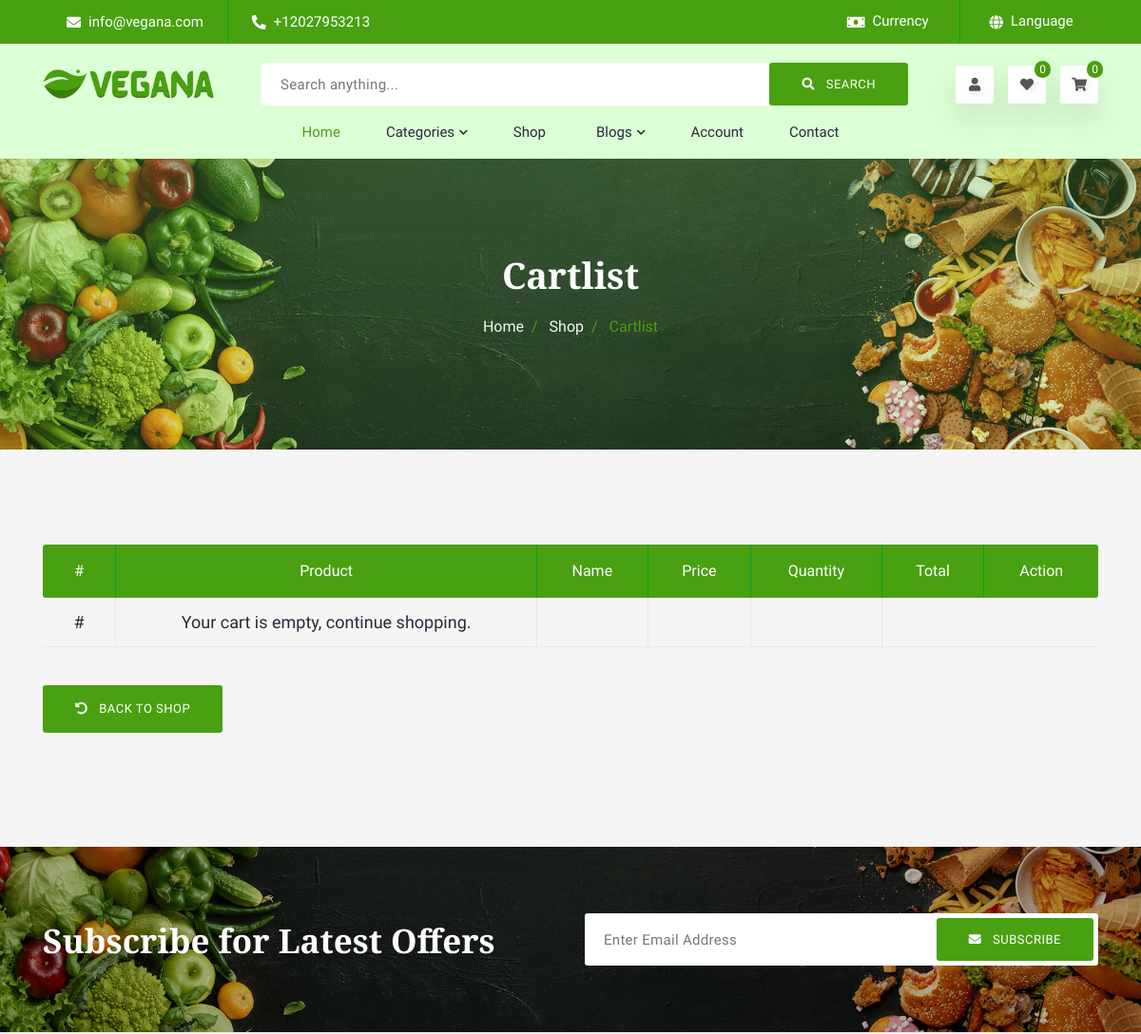
/cart/ (signed in, upper part), run on an earlier commit of the app's database.
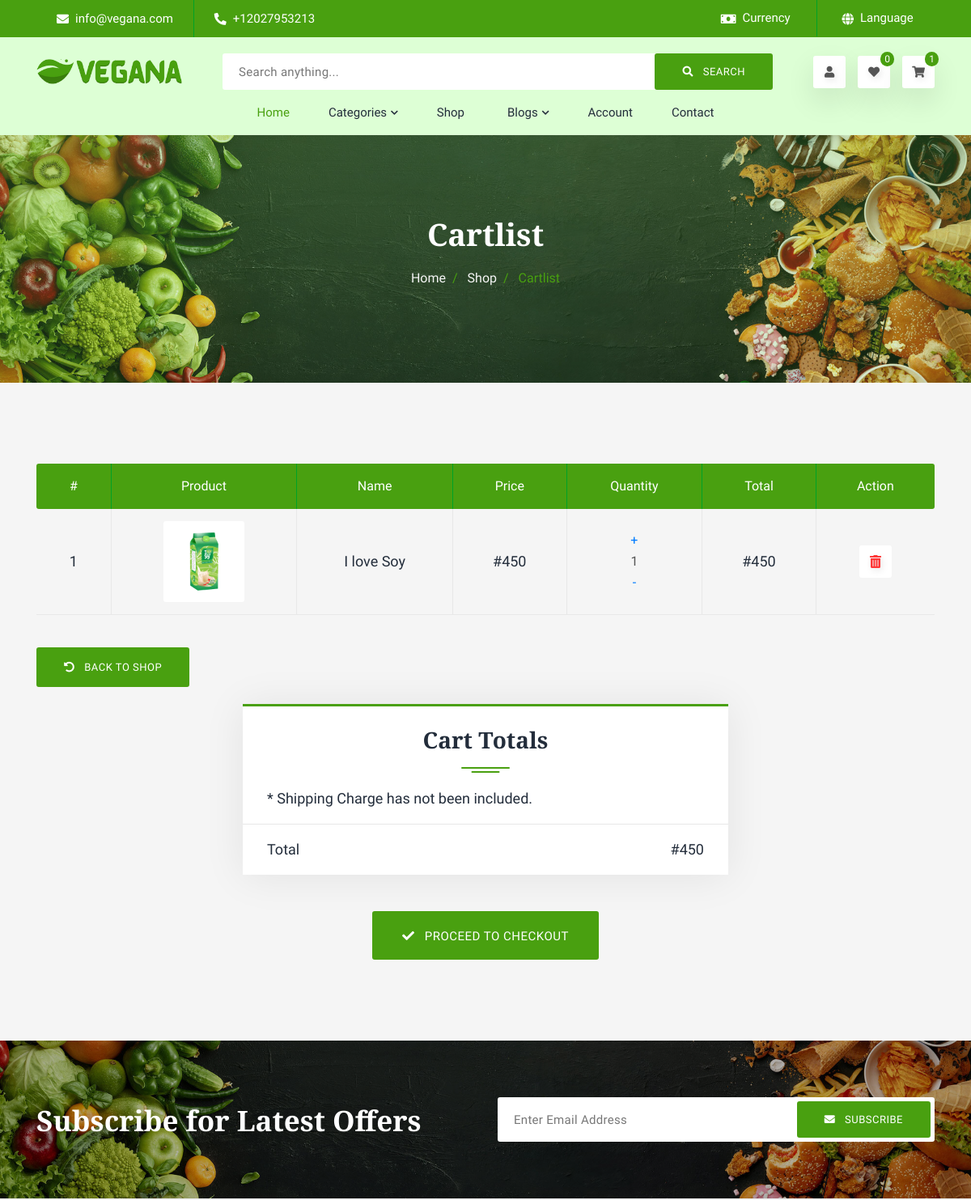
And on a later commit of the database.
### store/models.py (models this page shows, shortened)
class Order(models.Model):
    user = models.ForeignKey(get_user_model(), on_delete=models.CASCADE)
    items = models.ManyToManyField(OrderItem)
    date_created = models.DateTimeField(auto_now_add=True)
    ordered_date = models.DateTimeField()
    ordered = models.BooleanField(default=False)
    billing = models.ForeignKey('BillingAdd', on_delete=models.SET_NULL, null=True)
    shipping = models.ForeignKey('ShippingAdd', on_delete=models.SET_NULL, null=True)
    details = models.ForeignKey('OrderDetail', on_delete=models.SET_NULL, null=True)
    ref = models.CharField(max_length=50, null=True, blank=True, unique=True,)
    def get_order_total(self):
        all_items = self.items.all()
        total = 0
        if all_items.exists():
            for item in all_items:
                total += item.get_item_total_price()
            return total
        else:
            return total
    class Meta:
        ordering = ['-date_created']

class Wishlist(models.Model):
    user = models.ForeignKey(get_user_model(), on_delete=models.CASCADE)
    items = models.ManyToManyField(WishItem)
    date_created = models.DateTimeField(auto_now_add=True)
    ordered_date = models.DateTimeField()
    ordered = models.BooleanField(default=False)
    class Meta:
        ordering = ['-date_created']

class OrderItem(models.Model):
    product = models.ForeignKey(Product, on_delete=models.CASCADE)
    user = models.ForeignKey(get_user_model(), on_delete=models.CASCADE)
    quantity = models.IntegerField(default=1)
    ordered = models.BooleanField(default=False)
    def get_item_total_price(self):
        return self.quantity * self.product.get_price()

class Product(models.Model):
    name = models.CharField(max_length=150)
    actual_price = models.IntegerField()
    discount_price = models.IntegerField(null=True, blank=True)
    category = models.ForeignKey(Category, on_delete=models.SET_NULL, null=True, blank=True)
    tags = models.ManyToManyField(Tag, related_name='tag', blank=True)
    slug = models.SlugField(unique=True, editable=False)
    description = models.TextField(max_length=3000, default="This is an auto generated product description.")
    featured_image = models.ImageField(null=True, blank=True)
    is_on_sale = models.BooleanField(default=True)
    created = models.DateTimeField(auto_now_add=True)
    shipping_fee = models.IntegerField(default=0)
    def get_price(self):
        if self.discount_price:
            return self.discount_price
        else:
            return self.actual_price

### store/views.py (the view)
# urls.py: path("cart/", views.Cart, name="cart"),
@login_required
def Cart(request):
    all_categories = Category.objects.all()
    order_qs = Order.objects.filter(user=request.user, ordered=False)
    if order_qs.exists():
        order = order_qs[0]
        order_items = order.items.all()
        cart_total = order.get_order_total()
        context = {
            'order_items': order_items,
            'all_categories': all_categories,
            'cart_total': cart_total,
        }
        return render(request, 'store/cartlist.html', context)
    else:
        messages.info(request, "You do not have an active order")
        return redirect('store:home')

### store/templatetags/orderitem_count.py (called while the page is built)
@register.filter
def cart_item_count(user):
    order_qs = Order.objects.filter(user=user, ordered=False)
    if order_qs.exists():
        order = order_qs[0]
        return order.items.count()
    else:
        return 0

@register.filter
def wishlist_item_count(user):
    wishlist_qs = Wishlist.objects.filter(user=user, ordered=False)
    if wishlist_qs.exists():
        wishlist = wishlist_qs[0]
        return wishlist.items.count()
    else:
        return 0

### store/templates/store/cartlist.html (shortened to what the changed rows need)
{% extends 'component/base.html' %}
{% load static %}
{% block content %}
    <section class="single-banner">
      <div class="container">
        <div class="row">
          <div class="col-lg-12">
            <div class="single-content">
              <h2>Cartlist</h2>
            </div>
          </div>
        </div>
      </div>
    </section>
    <section class="cart-part">
      <div class="container">
        <div class="row">
          <div class="col-lg-12">
            <div class="cart-list">
              <table class="table-list">
                <thead>
                  <tr>
                    <th scope="col">#</th>
                    <th scope="col">Product</th>
                    <th scope="col">Name</th>
                    <th scope="col">Price</th>
                    <th scope="col">Quantity</th>
                    <th scope="col">Total</th>
                    <th scope="col">Action</th>
                  </tr>
                </thead>
                <tbody>
                  {% if order_items %}
                  {% for orderitem in order_items %}
                  <tr>
                    <td class="table-number"><h5>{{forloop.counter}}</h5></td>
                    <td class="table-product">
                      <img
                        src="{{orderitem.product.featured_image.url}}"
                        alt="product-1"
                      />
                    </td>
                    <td class="table-name"><h5>{{orderitem.product.name}}</h5></td>
                    <td class="table-price"><h5>#{{orderitem.product.get_price}}</h5></td>
                    <td class="table-quantity">
                      <a href="{% url 'store:add-single-to-cart' orderitem.product.slug %}">+</a>
                      <p>{{orderitem.quantity}}</p>
                      <a href="{% url 'store:remove-single-from-cart' orderitem.product.slug %}">-</a>
                    </td>
                    <td class="table-total"><h5>#{{orderitem.get_item_total_price}}</h5></td>
                    <td class="table-action">
                      <a href="{% url 'store:remove-from-cart' orderitem.product.slug %}"><button ><i class="fas fa-trash-alt"></i></button></a>
                    </td>
                  </tr>
                  {% endfor %}
                  {% else %}
                  <tr>
                    <td class="table-number"><h5>#</h5></td>
                    <td class="table-name"><h5> Your cart is empty, continue shopping. </h5></td>
                    <td class="table-price"><h5></h5></td>
                    <td class="table-quantity">
                    </td>
                    <td class="table-total"><h5></h5></td>
                    <td class="table-action">
                    </td>
                  </tr>
                  {% endif %}
                </tbody>
              </table>
            </div>
          </div>
        </div>
        {% if cart_total > 0 %}
        <div class="row">
          <div class="col-lg-12">
            <div class="cart-totals">
              <h2 class="title">Cart Totals</h2>
              <ul>
                <li><span>* Shipping Charge has not been included. </li>
                <li><span>Total</span> <span> #{{cart_total}}</span></li>
              </ul>
            </div>
            <div class="cart-proceed">
              <a href="{% url 'store:checkout' %}" class="btn btn-inline">
                <i class="fas fa-check"></i> <span>Proceed to Checkout</span>
              </a>
            </div>
          </div>
        </div>
        {% endif %}
      </div>
    </section>
  {% endblock content%}

### store/templates/component/navbar.html (shortened to what this page needs)
{% load static %}
{% load orderitem_count %}
<nav class="navbar-part">
    <div class="container">
      <div class="row">
        <div class="col-lg-12">
          <div class="navbar-element">
            <a class="navbar-logo" href="#">
              <img src="{% static 'assets/images/logo/01.png' %}" alt="logo" />
            </a>
            <form class="search-form navbar-src">
              <input type="text" placeholder="Search anything..." />
              <button class="btn btn-inline">
                <i class="fas fa-search"></i> <span>search</span>
              </button>
            </form>
            <ul class="right-widget">
              <li>
                <a class="icon icon-inline" href="{% if request.user.is_authenticated %} {% url 'account_logout'%} {% else %} {% url 'account_login' %} {% endif %}"
                  ><i class="fas fa-user"></i
                ></a>
              </li>
              <li>
                <a class="icon icon-inline" href="{% url 'store:wishlist' %}"
                  ><i class="fas fa-heart"></i><sup>{% if request.user.is_authenticated %} {{ request.user|wishlist_item_count}}{% else%} 0 {% endif %}</sup></a
                >
              </li>
              <li>
                <a class="icon icon-inline" href="{% url 'store:cart' %}"
                  ><i class="fas fa-shopping-cart"></i><sup>{% if request.user.is_authenticated %} {{ request.user|cart_item_count}}{% else%} 0 {% endif %}</sup></a
                >
              </li>
            </ul>
          </div>
        </div>
      </div>
      <div class="row">
        <div class="col-lg-12">
          <div class="navbar-slide">
            <div class="navbar-content">
              <ul class="navbar-list">
                <li class="navbar-item active">
                  <a class="navbar-link" href="{% url 'store:home' %}">Home</a>
                </li>
                <li class="navbar-item navbar-dropdown navbar-megamenu">
                  <a class="navbar-link dropdown-indicator" href="#">
                    <span>Categories</span>
                    <i class="fas fa-chevron-down"></i>
                  </a>
                </li>
                <li class="navbar-item navbar-dropdown">
                  <a class="navbar-link dropdown-indicator" href="{% url 'store:shop' %}">
                    <span>Shop</span>
                  </a>
                </li>
                <li class="navbar-item navbar-dropdown">
                  <a class="navbar-link dropdown-indicator" href="#">
                    <span>blogs</span> <i class="fas fa-chevron-down"></i>
                  </a>
                </li>
                <li class="navbar-item">
                  <a class="navbar-link" href="{% url 'store:account' %}"
                    >Account</a
                  >
                </li>
                <li class="navbar-item">
                  <a class="navbar-link" href="{% url 'store:contact' %}"
                    >contact</a
                  >
                </li>
              </ul>
            </div>
          </div>
        </div>
      </div>
    </div>
  </nav>

What changed in the data, as far as the page shows it:
added OrderItem: product.featured_image (picture), product.name "I love Soy", product.get_price "450", quantity "1", get_item_total_price "450"
Also different on the page:
{{ request.user|cart_item_count }}: "0" → "1"
{{ cart_total }}: (not shown) → "450"
text no longer shown: "Your cart is empty, continue shopping."
text now shown: "Cart Totals * Shipping Charge has not been included. Total PROCEED TO CHECKOUT"
